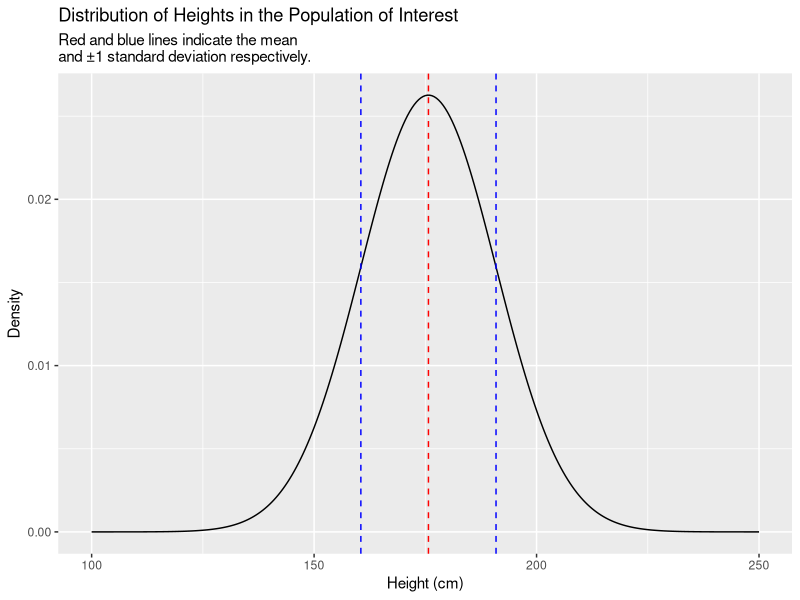
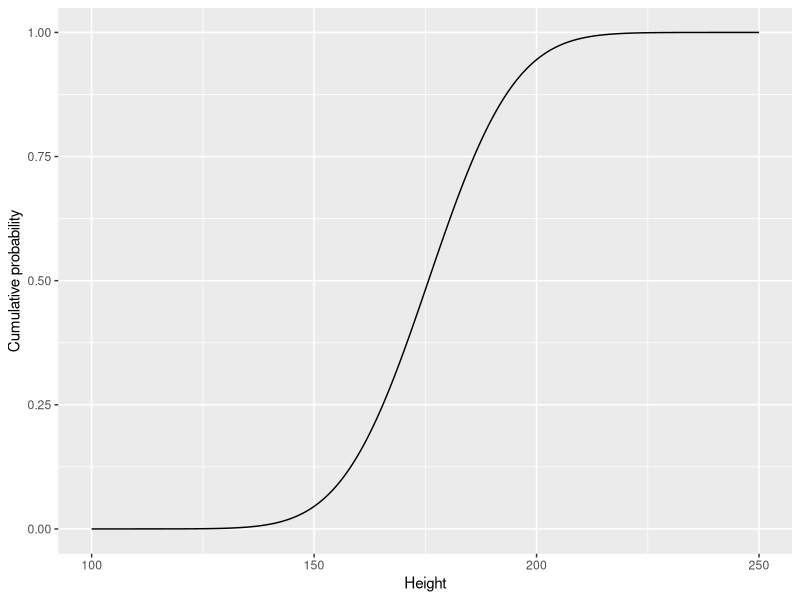
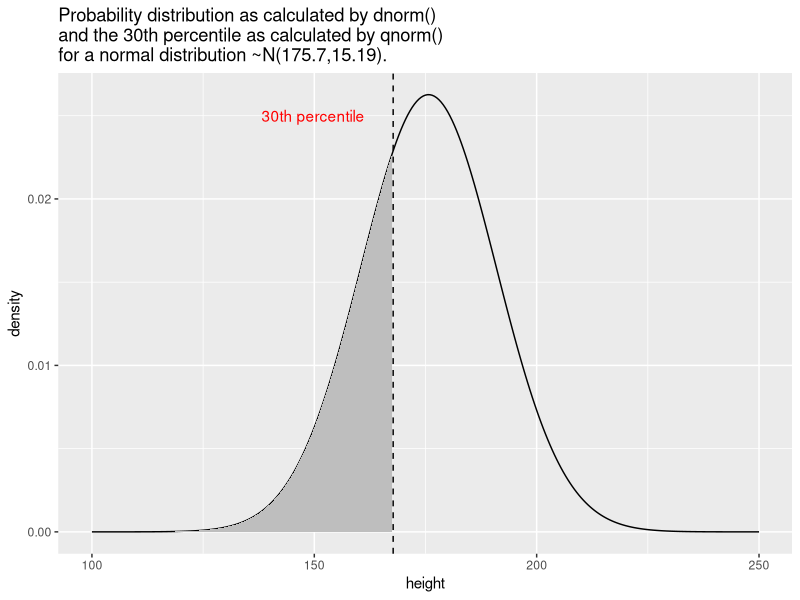
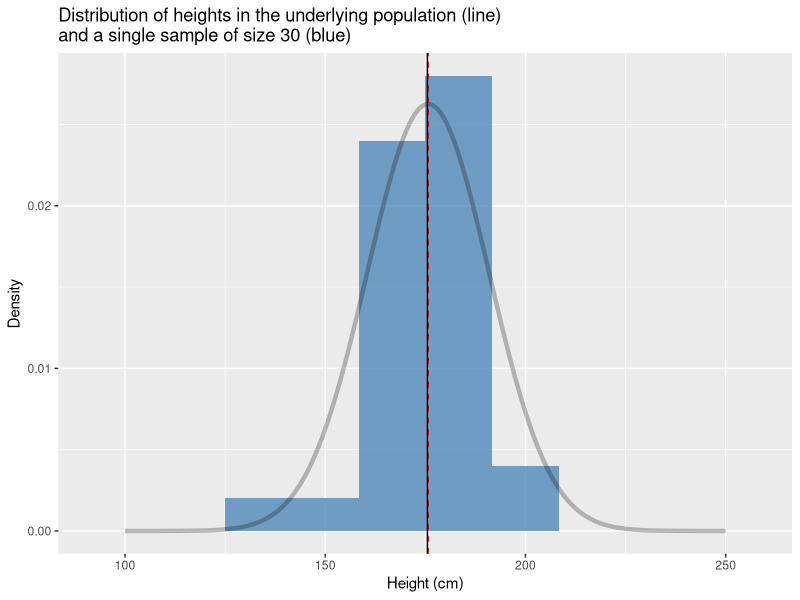
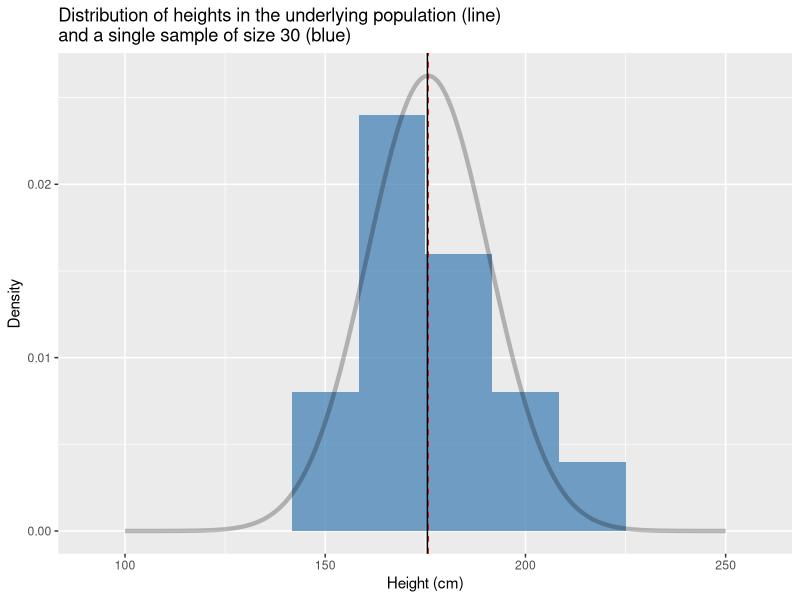
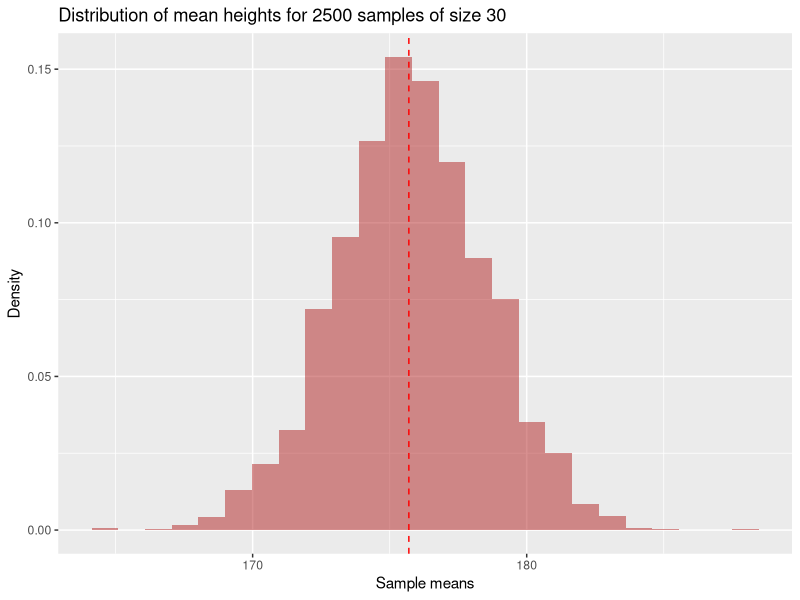
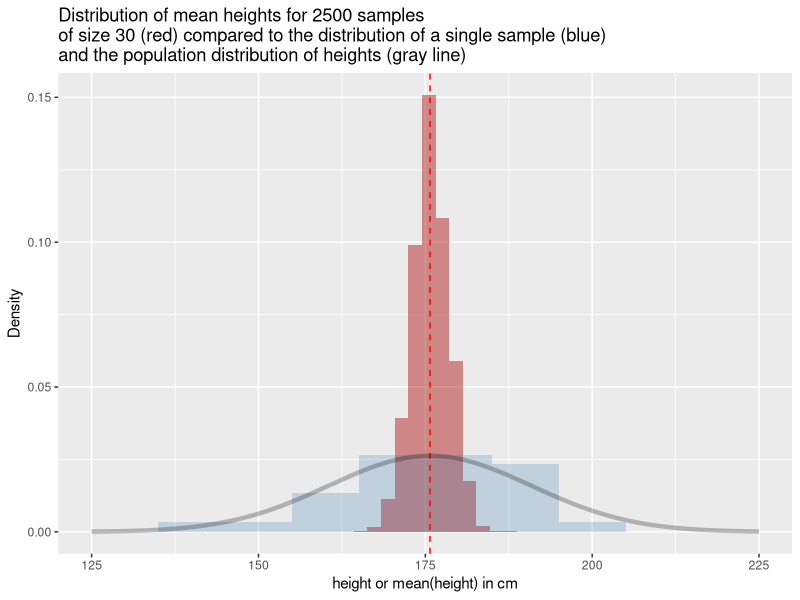
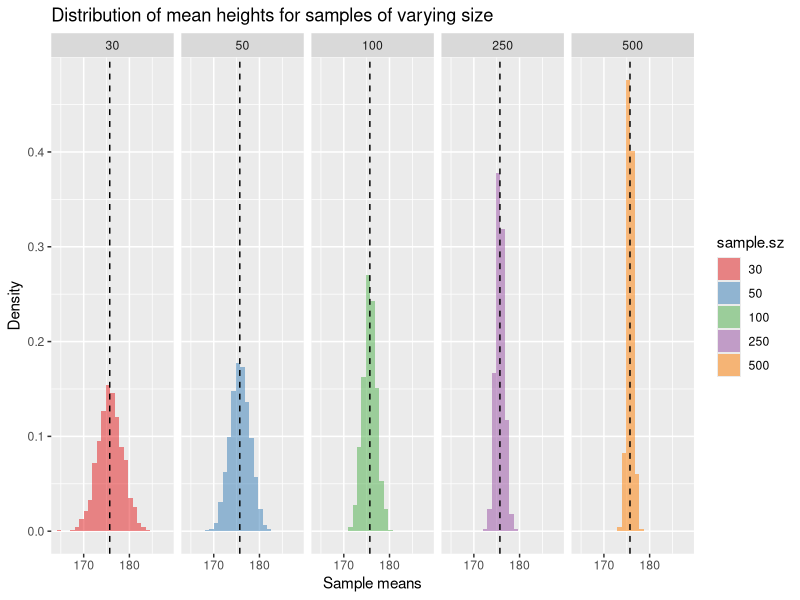

The R script that drew these images, in order: (Note: a time limit stopped this script after it produced the figures.)
## ---- chunk 1
# male mean height and sd in centimeters from USDHHS report
true.mean <- 175.7
true.sd <- 15.19
## ---- chunk 2
# make our simulation repeatable by seeding RNG
set.seed(20190409)
## ---- chunk 3
library(tidyverse)
library(magrittr)
library(stringr)
## ---- chunk 4
pop.distn <- 
  data_frame(height =  seq(100, 250, 0.5),
             density = dnorm(height,mean = true.mean, sd = true.sd))

ggplot(pop.distn) +
  geom_line(aes(height, density)) + 
  # vertical line at mean
  geom_vline(xintercept = true.mean, color="red", linetype="dashed") +
  # vertical line at mean + 1SD
  geom_vline(xintercept = true.mean + true.sd,
              color = "blue", linetype="dashed") +
  # vertical line at mean - 1SD
  geom_vline(xintercept = true.mean - true.sd,
              color = "blue", linetype="dashed") +
  labs(x = "Height (cm)", y = "Density",
       title = "Distribution of Heights in the Population of Interest",
       subtitle = "Red and blue lines indicate the mean \nand ±1 standard deviation respectively.")  

## ---- chunk 5
cdf <-
  data_frame(height = seq(100, 250, 0.5),
             cum.prob = pnorm(height, true.mean, true.sd))

ggplot(cdf) +
  geom_line(aes(height, cum.prob)) +
  labs(x = "Height", y = "Cumulative probability")
## ---- chunk 6
qnorm(0.3, true.mean, true.sd)
## ---- chunk 7
library(glue) # note the use of the glue library (part of tidyverse)
              # to enable string literals as used in the title below

perc.30 <- qnorm(0.3, true.mean, true.sd)

label.offset <- 18 # determined by trial and error to make a 
                   # nice looking figure

heights.less.perc.30 <- seq(100, perc.30, by=0.5)
density.less.perc.30 <- dnorm(heights.less.perc.30, true.mean, true.sd)

ggplot(pop.distn) +
  geom_line(aes(x = height, y = density)) + 
  geom_vline(xintercept = perc.30, linetype='dashed') +
  geom_area(aes(x = heights.less.perc.30, y = density.less.perc.30),
            fill = "gray", data = data_frame(x = heights.less.perc.30)) +
  annotate("text", x = perc.30 - label.offset, y = 0.025, 
           label = "30th percentile", color = 'red') +
  labs(title = glue("Probability distribution as calculated by dnorm()\nand the 30th percentile as calculated by qnorm()\nfor a normal distribution ~N({true.mean},{true.sd})."))
## ---- chunk 8
sample.a <-
  data_frame(height = rnorm(n = 30, mean = true.mean, sd = true.sd))
## ---- chunk 9
sample.a %>%
  ggplot(aes(x = height)) + 
  geom_histogram(aes(y = ..density..), 
                 fill = 'steelblue', alpha=0.75, bins=10) + 
  geom_line(data=pop.distn, aes(x = height, y = density), 
            alpha=0.25,size=1.5) +   
  geom_vline(xintercept = true.mean, linetype = "dashed", color="red") + 
  geom_vline(xintercept = mean(sample.a$height), linetype = "solid") + 
  labs(x = "Height (cm)", y = "Density", 
       title = "Distribution of heights in the underlying population (line)\nand a single sample of size 30 (blue)")
## ---- chunk 10
sample.a %>% 
  summarize(sample.mean = mean(height), 
            sample.sd = sd(height))
## ---- chunk 11
sample.b <-
  data_frame(height = rnorm(30, mean = true.mean, sd = true.sd))

sample.b %>%
  ggplot(aes(x = height)) + 
  geom_histogram(aes(y = ..density..), 
                 fill = 'steelblue', alpha=0.75, bins=10) + 
  geom_line(data=pop.distn, aes(x = height, y = density), 
            alpha=0.25,size=1.5) +   
  geom_vline(xintercept = true.mean, linetype = "dashed", color="red") + 
  geom_vline(xintercept = mean(sample.a$height), linetype = "solid") + 
  labs(x = "Height (cm)", y = "Density", 
       title = "Distribution of heights in the underlying population (line)\nand a single sample of size 30 (blue)")
## ---- chunk 12
sample.b %>% 
  summarize(sample.mean = mean(height), 
            sample.sd = sd(height))
## ---- chunk 13
rnorm.stats <- function(n, mu, sigma) {
  the.sample <- rnorm(n, mu, sigma)
  data_frame(sample.size = n, 
             sample.mean = mean(the.sample), 
             sample.sd = sd(the.sample))
}
## ---- chunk 14
rnorm.stats(30, true.mean, true.sd)
## ---- chunk 15
df.samples.of.30 <-
  rerun(2500,  rnorm.stats(30, true.mean, true.sd)) %>%
  bind_rows()
## ---- chunk 16
head(df.samples.of.30)
## ---- chunk 17
ggplot(df.samples.of.30, aes(x = sample.mean, y = ..density..)) +
  geom_histogram(bins=25, fill = 'firebrick', alpha=0.5) + 
  geom_vline(xintercept = true.mean, linetype = "dashed", color="red") + 
  labs(x = "Sample means", y  = "Density",
       title = "Distribution of mean heights for 2500 samples of size 30")

## ---- chunk 18
ggplot(df.samples.of.30, aes(x = sample.mean, y = ..density..)) +
  geom_histogram(bins=50, fill = 'firebrick', alpha=0.5) + 
  geom_histogram(data=sample.a, 
                 aes(x = height, y = ..density..),
                 bins=11, fill='steelblue', alpha=0.25) +
  geom_vline(xintercept = true.mean, linetype = "dashed", color='red') + 
  geom_line(data=pop.distn, aes(x = height, y = density), alpha=0.25,size=1.5) +   
  xlim(125,225) +
  labs(x = "height or mean(height) in cm", y  = "Density",
       title = "Distribution of mean heights for 2500 samples\nof size 30 (red) compared to the distribution of a single sample (blue)\nand the population distribution of heights (gray line)")

## ---- chunk 19
df.samples.of.30 %>%
  summarize(mean.of.means = mean(sample.mean),
            sd.of.means = sd(sample.mean))
## ---- chunk 20
df.samples.of.50 <-
  rerun(2500,  rnorm.stats(50, true.mean, true.sd)) %>%
  bind_rows()

df.samples.of.100 <-
  rerun(2500,  rnorm.stats(100, true.mean, true.sd)) %>%
  bind_rows()

df.samples.of.250 <-
  rerun(2500,  rnorm.stats(250, true.mean, true.sd)) %>%
  bind_rows()

df.samples.of.500 <-
  rerun(2500,  rnorm.stats(500, true.mean, true.sd)) %>%
  bind_rows()
## ---- chunk 21
df.combined <- 
  bind_rows(df.samples.of.30,
            df.samples.of.50,
            df.samples.of.100,
            df.samples.of.250,
            df.samples.of.500) %>%
  # create a factor version of sample size to facilitate plotting
  mutate(sample.sz = as.factor(sample.size))
## ---- chunk 22
ggplot(df.combined, aes(x = sample.mean, y = ..density.., fill = sample.sz)) + 
  geom_histogram(bins=25, alpha=0.5) + 
  geom_vline(xintercept = true.mean, linetype = "dashed")  +
  facet_wrap(~ sample.sz, nrow = 1) + 
  scale_fill_brewer(palette="Set1") + # change color palette
  labs(x = "Sample means", y  = "Density",
       title = "Distribution of mean heights for samples of varying size")  
## ---- chunk 23
sampling.distn.mean.table <-
  df.combined %>%
  group_by(sample.size) %>%
  summarize(mean.of.means = mean(sample.mean),
            sd.of.means = sd(sample.mean))

sampling.distn.mean.table
## ---- chunk 24
se.mean.theory <- sapply(seq(10,500,10), 
                         function(n){ true.sd/sqrt(n) })

df.se.mean.theory <- data_frame(sample.size = seq(10,500,10),
                                std.error = se.mean.theory)

ggplot(sampling.distn.mean.table, aes(x = sample.size, y = sd.of.means)) +
   # plot standard errors of mean based on our simulations
  geom_point() +  
  # plot standard errors of the mean based on theory
  geom_line(aes(x = sample.size, y = std.error), data = df.se.mean.theory, color="red") +
  labs(x = "Sample size", y = "Std Error of Mean",
       title = "A comparison of theoretical (red line)\nand simulated (points) estimates of the \nstandard error of the mean for samples of different size")
## ---- chunk 25
sampling.distn.sd.table <-
  df.combined %>%
  group_by(sample.size) %>%
  summarize(mean.of.sds = mean(sample.sd),
            sd.of.sds = sd(sample.sd))

sampling.distn.sd.table
## ---- chunk 26
ggplot(df.combined, aes(x = sample.sd, y = ..density.., fill = sample.sz)) + 
  geom_histogram(bins=25, alpha=0.5) + 
  geom_vline(xintercept = true.sd, linetype = "dashed")  +
  facet_wrap(~ sample.sz, nrow = 1) + 
  scale_fill_brewer(palette="Set1") +
  labs(x = "Sample standard deviations", y  = "Density",
       title = "Sampling distribution of standard deviation of height for samples of varying size")  
## ---- chunk 27
se.sd.theory <- sapply(seq(10, 500, 5), 
                       function(n){ true.sd/sqrt(2*(n-1))})

df.se.sd.theory <- data_frame(sample.size = seq(10,500,5), 
                              std.error = se.sd.theory)

ggplot(sampling.distn.sd.table, aes(x = sample.size, y = sd.of.sds)) +
   # plot standard errors of mean based on our simulations
  geom_point() +  
  # plot standard errors of the mean based on theory
  geom_line(aes(x = sample.size, y = std.error), data = df.se.sd.theory, color="red") +
  labs(x = "Sample size", y = "Std Error of Standard Deviation",
       title = "A comparison of theoretical (red line) and\nsimulated (points) estimates of\nthe standard error of the standard deviation\n for samples of different size")
## ---- chunk 28
# A new version of rnorm.stats that includes the sample estimate of the
# standard error of the mean
rnorm.stats.2 <- function(n, mu, sigma) {
  the.sample <- rnorm(n, mu, sigma)
  data_frame(sample.size = n, 
             sample.mean = mean(the.sample), 
             sample.sd = sd(the.sample),
             sample.estimate.of.SE = sample.sd/sqrt(sample.size))
}

# sample sizes we'll conside
ssizes <- c(2, 3, 4, 5, 7, 10, 20, 30, 50)

# number of samples to draw *for each sample size*
nsamples <- 5000

# create a data frame with empty columns
df.combined.small <- data_frame(sample.size = double(), 
                          sample.mean = double(), 
                          sample.sd = double(),
                          sample.estimate.of.SE = double())

for (i in ssizes) {
  df.samples.of.size.i <-
    rerun(nsamples,  rnorm.stats.2(i, true.mean, true.sd)) %>%
    bind_rows()  
  
  df.combined.small <- 
    bind_rows(df.combined.small, df.samples.of.size.i)
}

df.combined.small %<>%
  mutate(sample.sz = as.factor(sample.size))
## ---- chunk 29
by.sample.size <-
  df.combined.small %>%
  group_by(sample.size) %>%
  summarize(mean.of.means = mean(sample.mean),
            mean.of.sds = mean(sample.sd))

by.sample.size
## ---- chunk 30
ggplot(by.sample.size, aes(x = sample.size, y = mean.of.sds)) +
  geom_point(color = 'red') +
  geom_line(color = 'red') +
  geom_hline(yintercept = true.sd, color = 'black', linetype='dashed') +
  labs(x = "Sample Size", y = "Mean of Sampling Distn of Std Dev")

## ---- chunk 31
filtered.df <- 
  df.combined.small %>%
  filter(sample.size %in% c(3, 5, 30))

ggplot(filtered.df, aes(x = sample.sd, y = ..density.., fill = sample.sz)) + 
  geom_histogram(bins=50, alpha=0.65) +
  facet_wrap(~sample.size, nrow = 1) +
  geom_vline(xintercept = true.sd, linetype = 'dashed') +
  labs(x = "Std Deviations", y = "Density",
       title = "Sampling distributions of the standard deviation\nas a function of sample size")
  
## ---- chunk 32
SE.table <-
  df.combined.small %>%
  group_by(sample.size) %>%
  summarize(mean.of.means = mean(sample.mean), 
            true.SE = sd(sample.mean),
            mean.estimated.SE = mean(sample.estimate.of.SE),
            percent.error.SE = 100 * (mean.estimated.SE - true.SE)/true.SE) 

SE.table
## ---- chunk 33
x <- seq(-6, 6, length.out = 200)
n <- c(3, 5, 30) # sample sizes

distns.df <- data_frame(sample.size = double(), z.or.t = double(),
                        norm.density = double(), t.density = double())
for (i in n) {
  norm.density <- dnorm(x, mean = 0, sd = 1)
  t.density <- dt(x, df = i - 1)
  df.temp <- data_frame(sample.size = i, z.or.t = x,
                        norm.density = norm.density, t.density  = t.density)
  distns.df <- bind_rows(distns.df, df.temp)
}

distns.df %<>% mutate(df = as.factor(sample.size - 1))
  
ggplot(distns.df, aes(x = z.or.t, y = t.density, color = df)) + 
  geom_line() +
  geom_line(aes(y = norm.density), color='black', linetype="dotted") + 
  labs(x = "z or t value", y = "Probablity density",
       title = "Standard normal distribution (black dotted line)\nversus t-distributions for different degrees of freedom")
  
